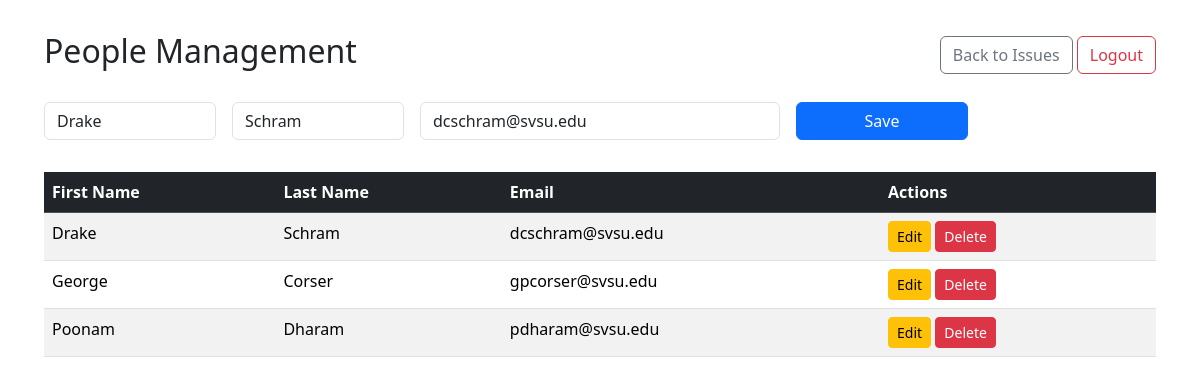
/people.php?edit=2 (signed in), run on the app's committed database.
### tables this page shows
CREATE TABLE `iss_persons` (
  `id` int(11) NOT NULL,
  `fname` varchar(255) NOT NULL,
  `lname` varchar(255) NOT NULL,
  `email` varchar(255) NOT NULL,
  `pwd_hash` varchar(255) NOT NULL,
  `pwd_salt` varchar(255) NOT NULL,
  `admin` tinyint(1) NOT NULL
);

### people.php (the view, shortened to what this page needs)
<?php
$pdo = DB::connect();
$isAdmin = $_SESSION['is_admin'];
$editPerson = null;
if (isset($_GET['edit']) && $isAdmin) {
  $stmt = $pdo->prepare("SELECT * FROM iss_persons WHERE id = ?");
  $stmt->execute([$_GET['edit']]);
  $editPerson = $stmt->fetch(PDO::FETCH_ASSOC);
}
$people = $pdo->query("SELECT * FROM iss_persons ORDER BY fname, lname")->fetchAll(PDO::FETCH_ASSOC);
?>
<!DOCTYPE html>
<html lang="en">
<head>
  <link href="https://cdn.jsdelivr.net/npm/bootstrap@5.3.2/dist/css/bootstrap.min.css" rel="stylesheet">
</head>
<body>
<div class="container">
  <div class="d-flex justify-content-between align-items-center mb-4">
    <h2>People Management</h2>
    <div>
      <a href="index.php" class="btn btn-outline-secondary">Back to Issues</a>
      <a href="logout.php" class="btn btn-outline-danger">Logout</a>
    </div>
  </div>
  <div class="form-section">
    <form method="POST">
      <div class="row g-3">
        <div class="col-md-2">
          <input type="text" name="first_name" class="form-control" placeholder="First Name" required value="<?= $editPerson['fname'] ?? '' ?>">
        </div>
        <div class="col-md-2">
          <input type="text" name="last_name" class="form-control" placeholder="Last Name" required value="<?= $editPerson['lname'] ?? '' ?>">
        </div>
        <div class="col-md-4">
          <input type="email" name="email" class="form-control" placeholder="Email" required value="<?= $editPerson['email'] ?? '' ?>">
        </div>
        <div class="col-md-2">
          <button type="submit" class="btn btn-primary w-100">Save</button>
        </div>
      </div>
    </form>
  </div>
  <table class="table table-striped">
    <thead class="table-dark">
      <tr>
        <th>First Name</th>
        <th>Last Name</th>
        <th>Email</th>
        <th>Actions</th>
      </tr>
    </thead>
    <tbody>
      <?php foreach ($people as $person): ?>
        <?php
          $editUrl = $isAdmin ? "?edit={$person['id']}" : "#";
          $deleteUrl = $isAdmin ? "?delete={$person['id']}" : "#";
          $editClass = $isAdmin ? 'btn-warning' : 'btn-secondary disabled-link';
          $deleteClass = $isAdmin ? 'btn-danger' : 'btn-secondary disabled-link';
        ?>
        <tr>
          <td><?= htmlspecialchars($person['fname']) ?></td>
          <td><?= htmlspecialchars($person['lname']) ?></td>
          <td><?= htmlspecialchars($person['email']) ?></td>
          <td>
            <a href="<?= $editUrl ?>" class="btn btn-sm <?= $editClass ?>">Edit</a>
            <a href="<?= $deleteUrl ?>" class="btn btn-sm <?= $deleteClass ?>" onclick="<?= $isAdmin ? "return confirm('Delete this person?')" : "return false" ?>">Delete</a>
          </td>
        </tr>
      <?php endforeach; ?>
    </tbody>
  </table>
</div>
</body>
</html>

### people.php (style rules this page uses)
body { padding: 2rem; }
.form-section { margin-bottom: 2rem; }

### data on the page
iss_persons: first_name "Drake", last_name "Schram", email "dcschram@svsu.edu", fname "Drake", lname "Schram"
iss_persons: fname "George", lname "Corser", email "gpcorser@svsu.edu"
iss_persons: fname "Poonam", lname "Dharam", email "pdharam@svsu.edu"
